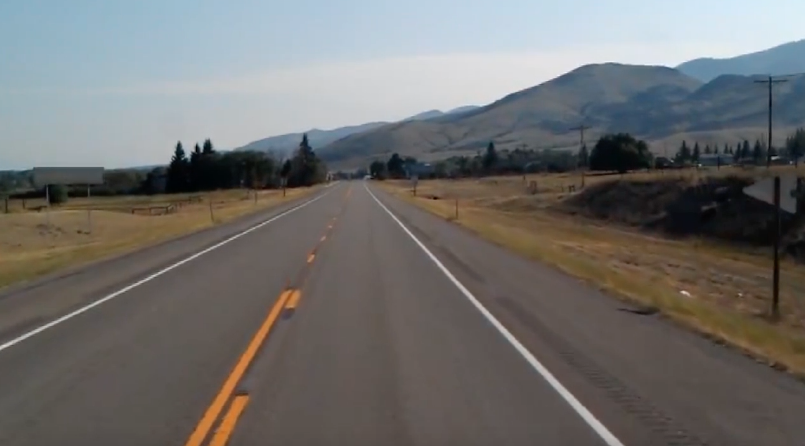
#> input picture Project 1/part2-images/part2-image.png, 805 x 446 px
$ jupyter execute --allow-errors partB.ipynb
#> lines starting #> are read from the running program, lines starting #| are printed output that depends on the picture; after the words box and inside, x2 and y2 are one past the last pixel; in counts of white or black regions, pixels touching at a corner belong together
# Imports

[cell 1]
import numpy as np
from scipy.ndimage import maximum_filter
import cv2
from pathlib import Path
from matplotlib import pyplot as plt

# Median Filter

[cell 2]
def median_filter(image, kernel_size):
    # # Create a copy of the image to avoid modifying the original
    # filtered_image = image.copy()

    # # Get the dimensions of the image
    # height, width = image.shape

    # # Calculate the padding needed for the kernel
    # pad = kernel_size // 2

    # # Pad the image with zeros
    # # mode='constant' with constant_values=0 will pad the image with zeros
    # padded_image = np.pad(image, pad_width=pad, mode='constant', constant_values=0)

    # # Apply the median filter
    # for i in range(height):
    #     for j in range(width):
    #         # Extract the neighborhood
    #         # The neighborhood is a square region of size kernel_size x kernel_size centered around the current pixel
    #         # center is the pixel at (i, j) in the original image, which corresponds to (i+pad, j+pad) in the padded image
    #         neighborhood = padded_image[i:i+kernel_size, j:j+kernel_size]
    #         # Replace the pixel with the median of the neighborhood
    #         filtered_image[i, j] = np.median(neighborhood)

    # Use OpenCV's built-in median filter for better performance and simplicity
    filtered_image = cv2.medianBlur(image, kernel_size)
    return filtered_image

# Canny's Algorithm

[cell 3]
# [4 lines left out: function canny_edge_detection, not called in this run]

# Region of interest

[cell 4]
def region_of_interest(image, vertices, color=(255, 255, 255)):
    # Create a mask with the same dimensions as the image
    mask = np.zeros_like(image)

    # Fill the polygon defined by vertices with the specified color
    cv2.fillPoly(mask, [vertices], color)

    # Apply the mask to the image using bitwise AND
    masked_image = cv2.bitwise_and(image, mask)

    return masked_image

# Hough Tranform

[cell 5]
def hough_transform(edges, rho_resolution=1, theta_resolution=np.pi/180):
    height, width = edges.shape

    # Maximum possible rho (image diagonal)
    diag_len = int(np.ceil(np.sqrt(height**2 + width**2)))
    rhos = np.arange(-diag_len, diag_len + 1, rho_resolution)

    # Theta values
    thetas = np.arange(0, np.pi, theta_resolution)

    # Accumulator array
    accumulator = np.zeros((len(rhos), len(thetas)), dtype=np.int32)

    # Indices of edge points
    y_idxs, x_idxs = np.nonzero(edges)

    # Precompute cos and sin of thetas for efficiency
    # for equation ρ = x * cos(θ) + y * sin(θ)
    cos_t = np.cos(thetas)
    sin_t = np.sin(thetas)

    # Vectorized computation of ρ for all θ for each edge point
    for i in range(len(x_idxs)):
        x = x_idxs[i]
        y = y_idxs[i]
        # Compute ρ for all θ at once using vectorized operations
        rho_vals = x * cos_t + y * sin_t
        # Convert ρ values to corresponding indices in the accumulator
        # Since ρ can be negative, we shift it by diag_len to ensure all indices are positive
        # rho_resolution is used to scale the ρ values to the correct index in the accumulator
        rho_idxs = np.round((rho_vals + diag_len) / rho_resolution).astype(int)
        accumulator[rho_idxs, np.arange(len(thetas))] += 1

    return accumulator, rhos, thetas

# Finding peaks

[cell 6]
def find_hough_peaks(accumulator, num_peaks=5, threshold=50, neighborhood_size=5):

    # Apply maximum filter to find local maxima
    local_max = maximum_filter(accumulator, size=neighborhood_size)

    # Keep only points that are equal to the local maximum
    detected_peaks = (accumulator == local_max)

    # Apply threshold
    detected_peaks &= (accumulator > threshold)

    # Get coordinates of peaks
    peak_coords = np.argwhere(detected_peaks)

    # Sort peaks by accumulator value (descending)
    peak_values = [accumulator[r, t] for r, t in peak_coords]
    sorted_indices = np.argsort(peak_values)[::-1]

    # Keep only the strongest peaks
    peaks = []
    # [:num_peaks] to get the top num_peaks peaks
    for idx in sorted_indices[:num_peaks]:
        rho_idx, theta_idx = peak_coords[idx]
        peaks.append((rho_idx, theta_idx))

    return peaks

# Drawing lines

[cell 7]
def draw_lines(image, peaks, rhos, thetas):
    for rho_idx, theta_idx in peaks:
        rho = rhos[rho_idx]
        theta = thetas[theta_idx]
        # Calculate the line parameters (a, b) for the line equation ax + by = rho
        a = np.cos(theta)
        b = np.sin(theta)
        # x0 and y0 are the coordinates of the point on the line closest to the origin (0, 0)
        x0 = a * rho
        y0 = b * rho
        # Calculate the start and end points of the line segment accurately based on the line parameters
        x1 = int(x0 + 1000 * (-b))
        y1 = int(y0 + 1000 * (a))
        x2 = int(x0 - 1000 * (-b))
        y2 = int(y0 - 1000 * (a))
        # Draw the line on the image
        cv2.line(image, (x1, y1), (x2, y2), (0, 255, 0), 2)

[cell 8]
def plot_accumulator(accumulator, rhos, thetas):
    plt.figure(figsize=(10, 8))

    # We use extent to map the array indices to actual Rho and Theta values
    # Extent format: [left, right, bottom, top]
    extent = [np.rad2deg(thetas[0]), np.rad2deg(thetas[-1]), rhos[-1], rhos[0]]

    # Display the accumulator
    # Use 'hot' or 'jet' colormap to make peaks stand out
    plt.imshow(accumulator, extent=extent, cmap='jet', aspect='auto')

    plt.title('Hough Accumulator (2D Parameter Space)')
    plt.xlabel('Theta (degrees)')
    plt.ylabel('Rho (pixels)')
    plt.colorbar(label='Number of Votes')

    plt.show()

[cell 9]
def plots(image, median_filtered_image, edges, combined_image, masked_edges):
    #show original image vs original image with detected lines
    plt.figure(figsize=(12, 6))
    plt.subplot(1, 2, 1)
    plt.title('Original Image')
    plt.imshow(cv2.cvtColor(image, cv2.COLOR_BGR2RGB))
    plt.subplot(1, 2, 2)
    plt.title('Combined Image with Detected Lines')
    plt.imshow(cv2.cvtColor(combined_image, cv2.COLOR_BGR2RGB))
    plt.show()

    plt.figure(figsize=(12, 6))
    plt.subplot(1, 2, 1)
    plt.title('Median Filtered Image')
    plt.imshow(median_filtered_image, cmap='gray')
    plt.subplot(1, 2, 2)
    plt.title('Canny Edges')
    plt.imshow(edges, cmap='gray')
    plt.show()

    plt.figure(figsize=(12, 6))
    plt.subplot(1, 2, 1)
    plt.title('Masked Edges')
    plt.imshow(masked_edges, cmap='gray')
    plt.show()

[cell 10]
def road_lane_detection(image_path, vertices = None):
    # Load the image
    image_path = Path(image_path)
    image = cv2.imread(str(image_path))

    # Convert to grayscale
    grayscale_image = cv2.cvtColor(image, cv2.COLOR_BGR2GRAY)

    # Apply median filter
    median_filtered_image = median_filter(grayscale_image, kernel_size=3)

    # Apply Canny edge detection
    edges = cv2.Canny(median_filtered_image, 150, 250)

    # Define the vertices of the region of interest (a polygon that focuses on the road)
    height, width = edges.shape
    if vertices is None:
        vertices = np.array([
            (0, height),          # Bottom-left corner
            (0, height // 2 + 100),
            (width // 2 - 50, height//2 -40),
            (width, height)       # Bottom-right corner
        ], dtype=np.int32)
    # Apply the region of interest mask to the edges image
    masked_edges = region_of_interest(edges, vertices)

    hough_transform_accumulator, rhos, thetas = hough_transform(masked_edges)

    peaks = find_hough_peaks(hough_transform_accumulator, num_peaks=7, threshold=50, neighborhood_size=5)

    # Create a black image to draw the detected lines
    black_image = np.zeros_like(image)
    draw_lines(black_image, peaks, rhos, thetas)
    # Apply the region of interest mask to the black image with detected lines
    masked_black_image = region_of_interest(black_image, vertices, color=(0, 255, 0))

    # Combine the original image with the detected lines
    combined_image = cv2.addWeighted(image, 0.8, masked_black_image, 1, 0)

    # Draw detected lines on the black image
    draw_lines(masked_black_image, peaks, rhos, thetas)

    plots(image, median_filtered_image, edges, combined_image, masked_edges)
    plot_accumulator(hough_transform_accumulator, rhos, thetas)

# Main

[cell 11]
image_path =  Path('part2-images/part2-image.png')
road_lane_detection(str(image_path))
#> in road_lane_detection, image is the input picture: shape (446, 805, 3); mean B, G, R 109.5, 111.1, 112.2
#> in road_lane_detection, `edges = cv2.Canny(median_filtered_image, 150, 250)`:
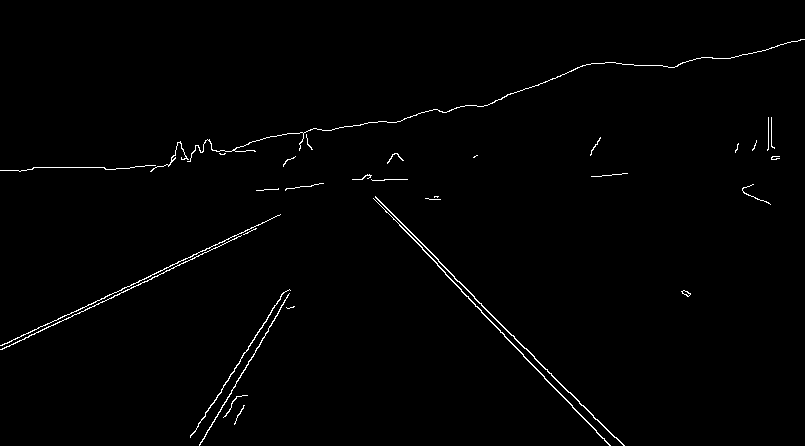
#> edges: shape (446, 805); 1% white in thin lines or dots
#> in region_of_interest, `masked_image = cv2.bitwise_and(image, mask)`:
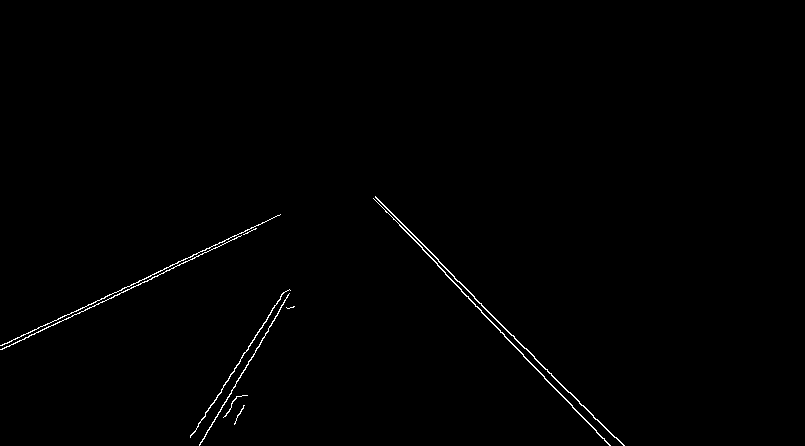
#> masked_image: shape (446, 805); 0.61% white in thin lines or dots, all inside (x1, y1, x2, y2) = (0, 196, 625, 446)
#> in hough_transform, `y_idxs, x_idxs = np.nonzero(edges)`: y_idxs = 2200 values from 196 to 445; x_idxs = 2200 values, max 624 at index 2199, min 0 at index 1403, mean 318.9
#> the loop in hough_transform, `for i in range(len(x_idxs)):` made 2200 passes
#> (x, y) on passes 1 to 3: (375, 196), (375, 197), (376, 197)
#> after the loop in hough_transform, `for i in range(len(x_idxs)):`:
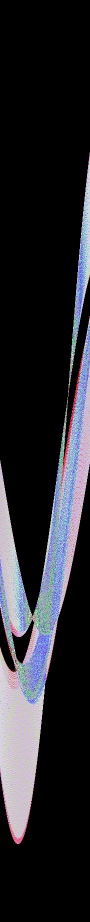
#> accumulator: shape (1843, 180) int32 (shown at 1/2 size); 109 distinct labels, from 0 to 224; one colour per label, 0 black
#> in road_lane_detection, `hough_transform_accumulator, rhos, thetas = hough_transform(masked_edg..`: rhos = 1843 values from -921 to 921; thetas = 180 values from 0 to 3.12
#> in find_hough_peaks, `local_max = maximum_filter(accumulator, size=neighborhood_size)`:
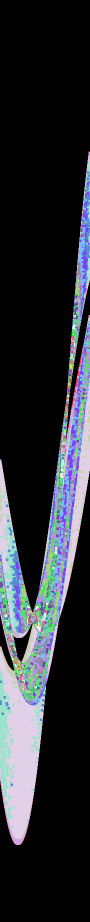
#> local_max: shape (1843, 180) int32 (shown at 1/2 size); 104 distinct labels, from 0 to 224; one colour per label, 0 black
#> in find_hough_peaks, `detected_peaks &= (accumulator > threshold)`:
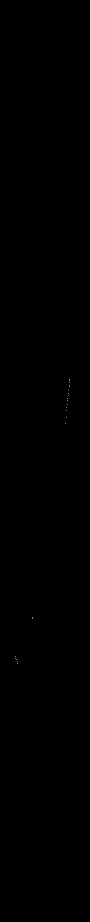
#> detected_peaks: shape (1843, 180) bool (shown at 1/2 size); 0.01% white in thin lines or dots, all inside (x1, y1, x2, y2) = (30, 758, 140, 1327)
#> in find_hough_peaks, `peak_coords = np.argwhere(detected_peaks)`: peak_coords = 22 rows, first 8: [758, 139], [761, 139], [764, 139], [770, 138], [773, 138], [781, 137], [787, 136], [791, 136]
#> in find_hough_peaks, `peak_values = [accumulator[r, t] for r, t in peak_coords]`: peak_values = [60, 63, 64, 89, 105, 169, 130, 196, 177, 86, 130, 62, 80, 62, 53, 224, 149, 51, 105, 134, 66, 56]
#> in find_hough_peaks, `sorted_indices = np.argsort(peak_values)[::-1]`: sorted_indices = 22 values, max 21 at index 19, min 0 at index 18, mean 10.5
#> the loop in find_hough_peaks, `for idx in sorted_indices[:num_peaks]:` made 7 passes
#> (idx, rho_idx, theta_idx) on passes 1 to 7: (15, 1234, 65), (7, 791, 136), (8, 796, 135), (5, 781, 137), (16, 1237, 65), (19, 1318, 33), (10, 808, 134)
#> after the loop in find_hough_peaks, `for idx in sorted_indices[:num_peaks]:`: peaks = [(1234, 65), (791, 136), (796, 135), (781, 137), (1237, 65), (1318, 33), (808, 134)]
#> the loop in draw_lines, `for rho_idx, theta_idx in peaks:` made 7 passes
#> (rho_idx, theta_idx, rho, theta, a, b, x0, y0) on passes 1 to 7: (1234, 65, 313, 1.13, 0.423, 0.906, 132.3, 283.7), (791, 136, -130, 2.37, -0.719, 0.695, 93.51, -90.31), (796, 135, -125, 2.36, -0.707, 0.707, 88.39, -88.39), (781, 137, -140, 2.39, -0.731, 0.682, 102.4, -95.48), (1237, 65, 316, 1.13, 0.423, 0.906, 133.5, 286.4), (1318, 33, 397, 0.576, 0.839, 0.545, 333, 216.2), (808, 134, -113, 2.34, -0.695, 0.719, 78.5, -81.29)
#> after the loop in draw_lines, `for rho_idx, theta_idx in peaks:`:
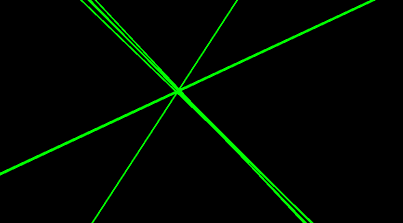
#> image: shape (446, 805, 3) (shown at 1/2 size); mean of channels 0, 1, 2 0, 8.4, 0; drawn as B, G, R
#> call 2 of region_of_interest, with vertices = array of shape (4, 2), color = (0, 255, 0)
#> in region_of_interest (call 2), `cv2.fillPoly(mask, [vertices], color)`:
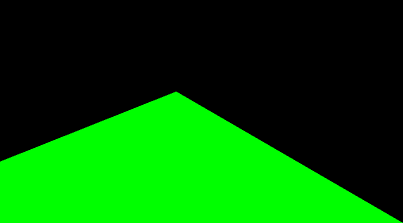
#> mask: shape (446, 805, 3) (shown at 1/2 size); mean of channels 0, 1, 2 0, 90.7, 0; drawn as B, G, R
#> in road_lane_detection, `combined_image = cv2.addWeighted(image, 0.8, masked_black_image, 1, 0)`:
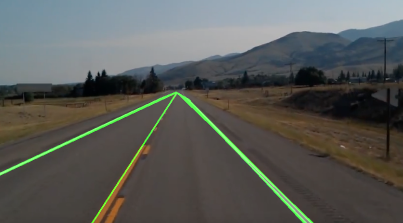
#> combined_image: shape (446, 805, 3) (shown at 1/2 size); mean B, G, R 87.6, 91.5, 89.8
#> the loop in draw_lines (call 2), `for rho_idx, theta_idx in peaks:` made 7 passes
#> in plots, `plt.show()`:
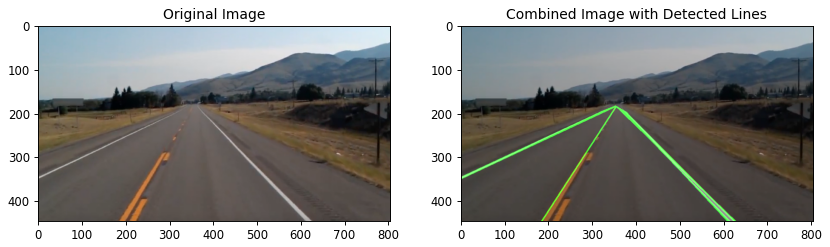
#> figure drawn by matplotlib, 2 panels
#> in plot_accumulator, `extent = [np.rad2deg(thetas[0]), np.rad2deg(thetas[-1]), rhos[-1], rho..`: extent = [0, 179, 921, -921]
#> in plot_accumulator, `plt.show()`:
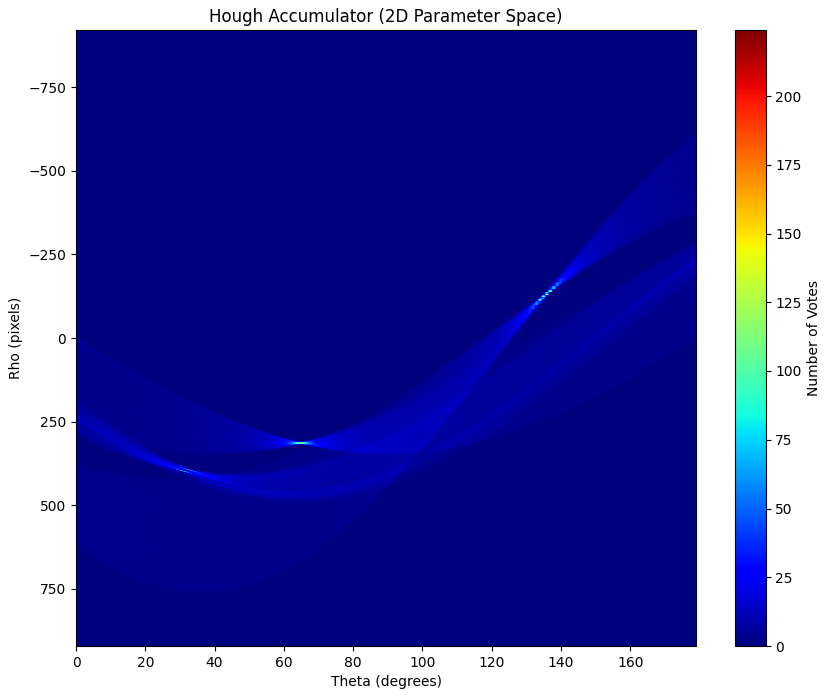
#> figure drawn by matplotlib, 2 panels

[cell 12]
image_paths = [
    Path('part2-images/part-2-test-image-1.png'),
    Path('part2-images/part-2-test-image-3.png'),
    Path('part2-images/part-2-test-image-2.png'),
]

#> (the rest of this cell did not finish here and is left out)

$ run again, with Project 1/part1-test-1.jpg saved as Project 1/part2-images/part2-image.png
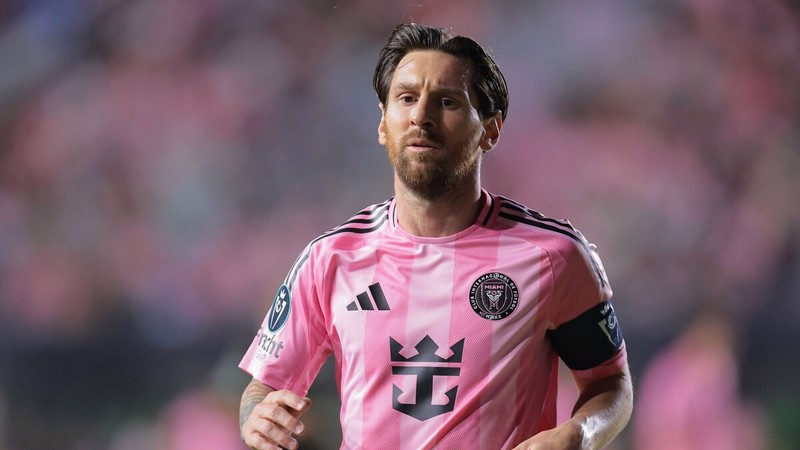
#> input picture Project 1/part1-test-1.jpg, 800 x 450 px
#> in road_lane_detection, image is the input picture: shape (450, 800, 3); mean B, G, R 107, 94.2, 121.6
#> edges: shape (450, 800); 2.3% white in thin lines or dots, all inside (x1, y1, x2, y2) = (238, 23, 634, 450)
#> mask: shape (450, 800); 35.6% white; 1 white region, box (x1, y1, x2, y2) and area: (0, 185, 800, 450) 128030
#> masked_image: shape (450, 800); 1.5% white in thin lines or dots, all inside (x1, y1, x2, y2) = (238, 204, 634, 450)
#> y_idxs = 5390 values from 204 to 449; x_idxs = 5390 values, max 633 at index 4047, min 238 at index 3257, mean 406.8
#> the loop in hough_transform, `for i in range(len(x_idxs)):` made 5390 passes
#> (x, y) on passes 1 to 3: (373, 204), (374, 204), (375, 204)
#> after the loop in hough_transform, `for i in range(len(x_idxs)):`:
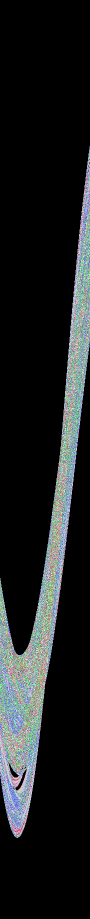
#> accumulator: shape (1837, 180) int32 (shown at 1/2 size); 77 distinct labels, from 0 to 93; one colour per label, 0 black
#> in road_lane_detection, `hough_transform_accumulator, rhos, thetas = hough_transform(masked_edg..`: rhos = 1837 values from -918 to 918; thetas = 180 values from 0 to 3.12
#> local_max: shape (1837, 180) int32; 76 distinct labels, from 0 to 93
#> peak_coords = 39 pairs, first value 547 to 1539, second value 0 to 179
#> peak_values = 39 values, max 93 at index 35, min 52 at index 16, mean 62.46
#> sorted_indices = 39 values, max 38 at index 37, min 0 at index 32, mean 19
#> the loop in find_hough_peaks, `for idx in sorted_indices[:num_peaks]:` made 7 passes
#> (idx, rho_idx, theta_idx) on passes 1 to 7: (35, 1533, 45), (33, 1528, 45), (10, 1272, 91), (19, 1304, 29), (11, 1277, 91), (22, 1310, 31), (21, 1307, 30)
#> after the loop in find_hough_peaks, `for idx in sorted_indices[:num_peaks]:`: peaks = [(1533, 45), (1528, 45), (1272, 91), (1304, 29), (1277, 91), (1310, 31), (1307, 30)]
#> the loop in draw_lines, `for rho_idx, theta_idx in peaks:` made 7 passes
#> (rho_idx, theta_idx, rho, theta, a, b, x0, y0) on passes 1 to 7: (1533, 45, 615, 0.785, 0.707, 0.707, 434.9, 434.9), (1528, 45, 610, 0.785, 0.707, 0.707, 431.3, 431.3), (1272, 91, 354, 1.59, -0.0175, 1, -6.18, 353.9), (1304, 29, 386, 0.506, 0.875, 0.485, 337.6, 187.1), (1277, 91, 359, 1.59, -0.0175, 1, -6.27, 358.9), (1310, 31, 392, 0.541, 0.857, 0.515, 336, 201.9), (1307, 30, 389, 0.524, 0.866, 0.5, 336.9, 194.5)
#> mask: shape (450, 800, 3)
#> masked_image: shape (450, 800, 3)
#> the loop in draw_lines (call 2), `for rho_idx, theta_idx in peaks:` made 7 passes
#> extent = [0, 179, 918, -918]
#> in plot_accumulator, `plt.show()`:
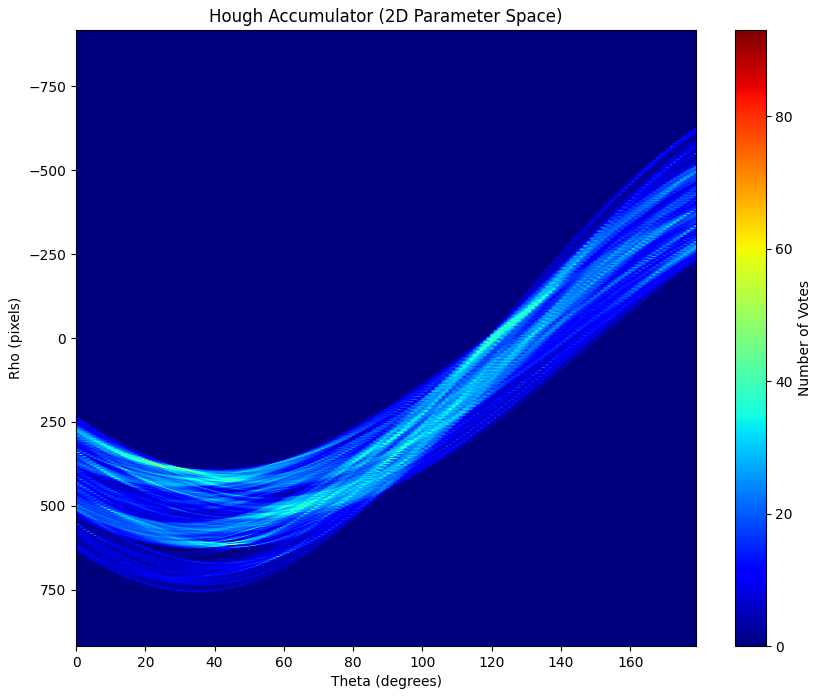
#> figure drawn by matplotlib, 2 panels
